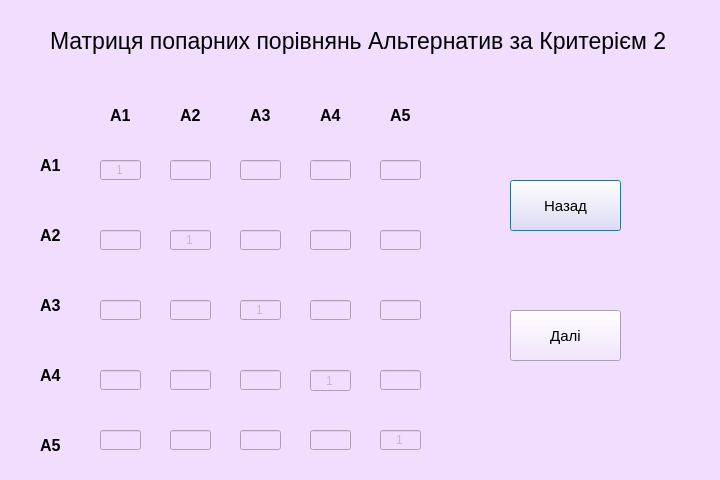
<?xml version="1.0" encoding="UTF-8"?>
<ui version="4.0">
 <class>aawin2</class>
 <widget class="QDialog" name="aawin2">
  <property name="enabled">
   <bool>true</bool>
  </property>
  <property name="geometry">
   <rect>
    <x>0</x>
    <y>0</y>
    <width>720</width>
    <height>480</height>
   </rect>
  </property>
  <property name="minimumSize">
   <size>
    <width>720</width>
    <height>480</height>
   </size>
  </property>
  <property name="maximumSize">
   <size>
    <width>720</width>
    <height>480</height>
   </size>
  </property>
  <property name="windowTitle">
   <string>Dialog</string>
  </property>
  <property name="styleSheet">
   <string notr="true">background-color:rgb(241,222,255);</string>
  </property>
  <widget class="QLabel" name="label">
   <property name="geometry">
    <rect>
     <x>50</x>
     <y>10</y>
     <width>631</width>
     <height>61</height>
    </rect>
   </property>
   <property name="font">
    <font>
     <pointsize>17</pointsize>
     <weight>50</weight>
     <bold>false</bold>
    </font>
   </property>
   <property name="text">
    <string>Матриця попарних порівнянь Альтернатив за Критерієм 2</string>
   </property>
  </widget>
  <widget class="QLabel" name="label_2">
   <property name="geometry">
    <rect>
     <x>40</x>
     <y>150</y>
     <width>31</width>
     <height>31</height>
    </rect>
   </property>
   <property name="font">
    <font>
     <pointsize>12</pointsize>
     <weight>75</weight>
     <bold>true</bold>
    </font>
   </property>
   <property name="text">
    <string>А1</string>
   </property>
  </widget>
  <widget class="QLabel" name="label_3">
   <property name="geometry">
    <rect>
     <x>40</x>
     <y>220</y>
     <width>31</width>
     <height>31</height>
    </rect>
   </property>
   <property name="font">
    <font>
     <pointsize>12</pointsize>
     <weight>75</weight>
     <bold>true</bold>
    </font>
   </property>
   <property name="text">
    <string>А2</string>
   </property>
  </widget>
  <widget class="QLabel" name="label_4">
   <property name="geometry">
    <rect>
     <x>40</x>
     <y>290</y>
     <width>31</width>
     <height>31</height>
    </rect>
   </property>
   <property name="font">
    <font>
     <pointsize>12</pointsize>
     <weight>75</weight>
     <bold>true</bold>
    </font>
   </property>
   <property name="text">
    <string>А3</string>
   </property>
  </widget>
  <widget class="QLabel" name="label_5">
   <property name="geometry">
    <rect>
     <x>40</x>
     <y>360</y>
     <width>31</width>
     <height>31</height>
    </rect>
   </property>
   <property name="font">
    <font>
     <pointsize>12</pointsize>
     <weight>75</weight>
     <bold>true</bold>
    </font>
   </property>
   <property name="text">
    <string>А4</string>
   </property>
  </widget>
  <widget class="QLabel" name="label_6">
   <property name="geometry">
    <rect>
     <x>40</x>
     <y>430</y>
     <width>31</width>
     <height>31</height>
    </rect>
   </property>
   <property name="font">
    <font>
     <pointsize>12</pointsize>
     <weight>75</weight>
     <bold>true</bold>
    </font>
   </property>
   <property name="text">
    <string>А5</string>
   </property>
  </widget>
  <widget class="QLabel" name="label_7">
   <property name="geometry">
    <rect>
     <x>110</x>
     <y>100</y>
     <width>31</width>
     <height>31</height>
    </rect>
   </property>
   <property name="font">
    <font>
     <pointsize>12</pointsize>
     <weight>75</weight>
     <bold>true</bold>
    </font>
   </property>
   <property name="text">
    <string>А1</string>
   </property>
  </widget>
  <widget class="QLabel" name="label_8">
   <property name="geometry">
    <rect>
     <x>180</x>
     <y>100</y>
     <width>31</width>
     <height>31</height>
    </rect>
   </property>
   <property name="font">
    <font>
     <pointsize>12</pointsize>
     <weight>75</weight>
     <bold>true</bold>
    </font>
   </property>
   <property name="text">
    <string>А2</string>
   </property>
  </widget>
  <widget class="QLabel" name="label_9">
   <property name="geometry">
    <rect>
     <x>250</x>
     <y>100</y>
     <width>31</width>
     <height>31</height>
    </rect>
   </property>
   <property name="font">
    <font>
     <pointsize>12</pointsize>
     <weight>75</weight>
     <bold>true</bold>
    </font>
   </property>
   <property name="text">
    <string>А3</string>
   </property>
  </widget>
  <widget class="QLabel" name="label_10">
   <property name="geometry">
    <rect>
     <x>320</x>
     <y>100</y>
     <width>31</width>
     <height>31</height>
    </rect>
   </property>
   <property name="font">
    <font>
     <pointsize>12</pointsize>
     <weight>75</weight>
     <bold>true</bold>
    </font>
   </property>
   <property name="text">
    <string>А4</string>
   </property>
  </widget>
  <widget class="QLabel" name="label_11">
   <property name="geometry">
    <rect>
     <x>390</x>
     <y>100</y>
     <width>31</width>
     <height>31</height>
    </rect>
   </property>
   <property name="font">
    <font>
     <pointsize>12</pointsize>
     <weight>75</weight>
     <bold>true</bold>
    </font>
   </property>
   <property name="text">
    <string>А5</string>
   </property>
  </widget>
  <widget class="QLineEdit" name="lineEdit">
   <property name="enabled">
    <bool>false</bool>
   </property>
   <property name="geometry">
    <rect>
     <x>100</x>
     <y>160</y>
     <width>41</width>
     <height>20</height>
    </rect>
   </property>
   <property name="text">
    <string>1</string>
   </property>
   <property name="alignment">
    <set>Qt::AlignCenter</set>
   </property>
  </widget>
  <widget class="QLineEdit" name="a1a2">
   <property name="enabled">
    <bool>true</bool>
   </property>
   <property name="geometry">
    <rect>
     <x>170</x>
     <y>160</y>
     <width>41</width>
     <height>20</height>
    </rect>
   </property>
   <property name="alignment">
    <set>Qt::AlignCenter</set>
   </property>
  </widget>
  <widget class="QLineEdit" name="a1a3">
   <property name="enabled">
    <bool>true</bool>
   </property>
   <property name="geometry">
    <rect>
     <x>240</x>
     <y>160</y>
     <width>41</width>
     <height>20</height>
    </rect>
   </property>
   <property name="alignment">
    <set>Qt::AlignCenter</set>
   </property>
  </widget>
  <widget class="QLineEdit" name="a1a4">
   <property name="enabled">
    <bool>true</bool>
   </property>
   <property name="geometry">
    <rect>
     <x>310</x>
     <y>160</y>
     <width>41</width>
     <height>20</height>
    </rect>
   </property>
   <property name="alignment">
    <set>Qt::AlignCenter</set>
   </property>
  </widget>
  <widget class="QLineEdit" name="a1a5">
   <property name="enabled">
    <bool>true</bool>
   </property>
   <property name="geometry">
    <rect>
     <x>380</x>
     <y>160</y>
     <width>41</width>
     <height>20</height>
    </rect>
   </property>
   <property name="alignment">
    <set>Qt::AlignCenter</set>
   </property>
  </widget>
  <widget class="QLineEdit" name="lineEdit_6">
   <property name="enabled">
    <bool>false</bool>
   </property>
   <property name="geometry">
    <rect>
     <x>100</x>
     <y>230</y>
     <width>41</width>
     <height>20</height>
    </rect>
   </property>
  </widget>
  <widget class="QLineEdit" name="lineEdit_7">
   <property name="enabled">
    <bool>false</bool>
   </property>
   <property name="geometry">
    <rect>
     <x>170</x>
     <y>230</y>
     <width>41</width>
     <height>20</height>
    </rect>
   </property>
   <property name="text">
    <string>1</string>
   </property>
   <property name="alignment">
    <set>Qt::AlignCenter</set>
   </property>
  </widget>
  <widget class="QLineEdit" name="a2a3">
   <property name="enabled">
    <bool>true</bool>
   </property>
   <property name="geometry">
    <rect>
     <x>240</x>
     <y>230</y>
     <width>41</width>
     <height>20</height>
    </rect>
   </property>
   <property name="alignment">
    <set>Qt::AlignCenter</set>
   </property>
  </widget>
  <widget class="QLineEdit" name="a2a4">
   <property name="enabled">
    <bool>true</bool>
   </property>
   <property name="geometry">
    <rect>
     <x>310</x>
     <y>230</y>
     <width>41</width>
     <height>20</height>
    </rect>
   </property>
   <property name="alignment">
    <set>Qt::AlignCenter</set>
   </property>
  </widget>
  <widget class="QLineEdit" name="a2a5">
   <property name="enabled">
    <bool>true</bool>
   </property>
   <property name="geometry">
    <rect>
     <x>380</x>
     <y>230</y>
     <width>41</width>
     <height>20</height>
    </rect>
   </property>
   <property name="alignment">
    <set>Qt::AlignCenter</set>
   </property>
  </widget>
  <widget class="QLineEdit" name="lineEdit_11">
   <property name="enabled">
    <bool>false</bool>
   </property>
   <property name="geometry">
    <rect>
     <x>100</x>
     <y>300</y>
     <width>41</width>
     <height>20</height>
    </rect>
   </property>
  </widget>
  <widget class="QLineEdit" name="lineEdit_12">
   <property name="enabled">
    <bool>false</bool>
   </property>
   <property name="geometry">
    <rect>
     <x>170</x>
     <y>300</y>
     <width>41</width>
     <height>20</height>
    </rect>
   </property>
  </widget>
  <widget class="QLineEdit" name="lineEdit_13">
   <property name="enabled">
    <bool>false</bool>
   </property>
   <property name="geometry">
    <rect>
     <x>240</x>
     <y>300</y>
     <width>41</width>
     <height>20</height>
    </rect>
   </property>
   <property name="text">
    <string>1</string>
   </property>
   <property name="alignment">
    <set>Qt::AlignCenter</set>
   </property>
  </widget>
  <widget class="QLineEdit" name="a3a4">
   <property name="enabled">
    <bool>true</bool>
   </property>
   <property name="geometry">
    <rect>
     <x>310</x>
     <y>300</y>
     <width>41</width>
     <height>20</height>
    </rect>
   </property>
   <property name="alignment">
    <set>Qt::AlignCenter</set>
   </property>
  </widget>
  <widget class="QLineEdit" name="a3a5">
   <property name="enabled">
    <bool>true</bool>
   </property>
   <property name="geometry">
    <rect>
     <x>380</x>
     <y>300</y>
     <width>41</width>
     <height>20</height>
    </rect>
   </property>
   <property name="alignment">
    <set>Qt::AlignCenter</set>
   </property>
  </widget>
  <widget class="QLineEdit" name="lineEdit_16">
   <property name="enabled">
    <bool>false</bool>
   </property>
   <property name="geometry">
    <rect>
     <x>100</x>
     <y>370</y>
     <width>41</width>
     <height>20</height>
    </rect>
   </property>
  </widget>
  <widget class="QLineEdit" name="lineEdit_17">
   <property name="enabled">
    <bool>false</bool>
   </property>
   <property name="geometry">
    <rect>
     <x>170</x>
     <y>370</y>
     <width>41</width>
     <height>20</height>
    </rect>
   </property>
  </widget>
  <widget class="QLineEdit" name="lineEdit_18">
   <property name="enabled">
    <bool>false</bool>
   </property>
   <property name="geometry">
    <rect>
     <x>240</x>
     <y>370</y>
     <width>41</width>
     <height>20</height>
    </rect>
   </property>
  </widget>
  <widget class="QLineEdit" name="lineEdit_19">
   <property name="enabled">
    <bool>false</bool>
   </property>
   <property name="geometry">
    <rect>
     <x>310</x>
     <y>370</y>
     <width>41</width>
     <height>21</height>
    </rect>
   </property>
   <property name="text">
    <string>1</string>
   </property>
   <property name="alignment">
    <set>Qt::AlignCenter</set>
   </property>
  </widget>
  <widget class="QLineEdit" name="a4a5">
   <property name="enabled">
    <bool>true</bool>
   </property>
   <property name="geometry">
    <rect>
     <x>380</x>
     <y>370</y>
     <width>41</width>
     <height>20</height>
    </rect>
   </property>
   <property name="alignment">
    <set>Qt::AlignCenter</set>
   </property>
  </widget>
  <widget class="QLineEdit" name="lineEdit_21">
   <property name="enabled">
    <bool>false</bool>
   </property>
   <property name="geometry">
    <rect>
     <x>100</x>
     <y>430</y>
     <width>41</width>
     <height>20</height>
    </rect>
   </property>
  </widget>
  <widget class="QLineEdit" name="lineEdit_22">
   <property name="enabled">
    <bool>false</bool>
   </property>
   <property name="geometry">
    <rect>
     <x>170</x>
     <y>430</y>
     <width>41</width>
     <height>20</height>
    </rect>
   </property>
  </widget>
  <widget class="QLineEdit" name="lineEdit_23">
   <property name="enabled">
    <bool>false</bool>
   </property>
   <property name="geometry">
    <rect>
     <x>240</x>
     <y>430</y>
     <width>41</width>
     <height>20</height>
    </rect>
   </property>
  </widget>
  <widget class="QLineEdit" name="lineEdit_24">
   <property name="enabled">
    <bool>false</bool>
   </property>
   <property name="geometry">
    <rect>
     <x>310</x>
     <y>430</y>
     <width>41</width>
     <height>20</height>
    </rect>
   </property>
  </widget>
  <widget class="QLineEdit" name="lineEdit_25">
   <property name="enabled">
    <bool>false</bool>
   </property>
   <property name="geometry">
    <rect>
     <x>380</x>
     <y>430</y>
     <width>41</width>
     <height>20</height>
    </rect>
   </property>
   <property name="text">
    <string>1</string>
   </property>
   <property name="alignment">
    <set>Qt::AlignCenter</set>
   </property>
  </widget>
  <widget class="QPushButton" name="back">
   <property name="geometry">
    <rect>
     <x>510</x>
     <y>180</y>
     <width>111</width>
     <height>51</height>
    </rect>
   </property>
   <property name="font">
    <font>
     <pointsize>11</pointsize>
    </font>
   </property>
   <property name="text">
    <string>Назад</string>
   </property>
  </widget>
  <widget class="QPushButton" name="next">
   <property name="geometry">
    <rect>
     <x>510</x>
     <y>310</y>
     <width>111</width>
     <height>51</height>
    </rect>
   </property>
   <property name="font">
    <font>
     <pointsize>11</pointsize>
    </font>
   </property>
   <property name="text">
    <string>Далі</string>
   </property>
  </widget>
 </widget>
 <resources/>
 <connections/>
</ui>
